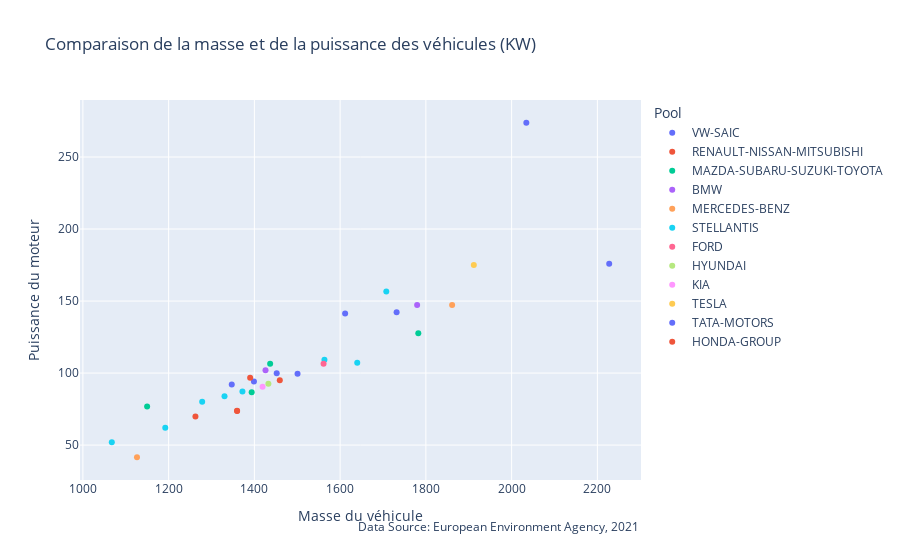

Here is the notebook cell this chart was saved with:
### Code cell
makers.plot_mass_engine_scatter(save=True, format='html')

### Figure 1 — Plotly figure (JSON) as saved in the notebook; plotly's stock layout.template omitted (floating-point values rounded to 4 significant figures)
{"data": [{"hovertemplate": "<b>%{hovertext}</b><br><br>Pool=VW-SAIC<br>Masse du véhicule=%{x}<br>Puissance du moteur=%{y}<extra></extra>", "hovertext": [1083238, 488791, 450568, 279200, 57279, 56526, 19625], "legendgroup": "VW-SAIC", "marker": {"color": "#636efa", "symbol": "circle"}, "mode": "markers", "name": "VW-SAIC", "orientation": "v", "showlegend": true, "type": "scatter", "x": [1501.0, 1452.0, 1732.0, 1347.0, 2034.0, 1612.0, 1399.0], "xaxis": "x", "y": [99.59, 99.81, 142.2, 92.11, 273.8, 141.3, 94.09], "yaxis": "y"}, {"hovertemplate": "<b>%{hovertext}</b><br><br>Pool=RENAULT-NISSAN-MITSUBISHI<br>Masse du véhicule=%{x}<br>Puissance du moteur=%{y}<extra></extra>", "hovertext": [659267, 382646, 179229, 65144], "legendgroup": "RENAULT-NISSAN-MITSUBISHI", "marker": {"color": "#EF553B", "symbol": "circle"}, "mode": "markers", "name": "RENAULT-NISSAN-MITSUBISHI", "orientation": "v", "showlegend": true, "type": "scatter", "x": [1360.0, 1262.0, 1390.0, 1360.0], "xaxis": "x", "y": [73.88, 69.9, 96.76, 73.63], "yaxis": "y"}, {"hovertemplate": "<b>%{hovertext}</b><br><br>Pool=MAZDA-SUBARU-SUZUKI-TOYOTA<br>Masse du véhicule=%{x}<br>Puissance du moteur=%{y}<extra></extra>", "hovertext": [604083, 167457, 125008, 32769], "legendgroup": "MAZDA-SUBARU-SUZUKI-TOYOTA", "marker": {"color": "#00cc96", "symbol": "circle"}, "mode": "markers", "name": "MAZDA-SUBARU-SUZUKI-TOYOTA", "orientation": "v", "showlegend": true, "type": "scatter", "x": [1394.0, 1150.0, 1437.0, 1782.0], "xaxis": "x", "y": [86.64, 76.74, 106.5, 127.6], "yaxis": "y"}, {"hovertemplate": "<b>%{hovertext}</b><br><br>Pool=BMW<br>Masse du véhicule=%{x}<br>Puissance du moteur=%{y}<extra></extra>", "hovertext": [532425, 123467], "legendgroup": "BMW", "marker": {"color": "#ab63fa", "symbol": "circle"}, "mode": "markers", "name": "BMW", "orientation": "v", "showlegend": true, "type": "scatter", "x": [1780.0, 1426.0], "xaxis": "x", "y": [147.2, 102.0], "yaxis": "y"}, {"hovertemplate": "<b>%{hovertext}</b><br><br>Pool=MERCEDES-BENZ<br>Masse du véhicule=%{x}<br>Puissance du moteur=%{y}<extra></extra>", "hovertext": [498702, 34933], "legendgroup": "MERCEDES-BENZ", "marker": {"color": "#FFA15A", "symbol": "circle"}, "mode": "markers", "name": "MERCEDES-BENZ", "orientation": "v", "showlegend": true, "type": "scatter", "x": [1861.0, 1126.0], "xaxis": "x", "y": [147.3, 41.55], "yaxis": "y"}, {"hovertemplate": "<b>%{hovertext}</b><br><br>Pool=STELLANTIS<br>Masse du véhicule=%{x}<br>Puissance du moteur=%{y}<extra></extra>", "hovertext": [457512, 423782, 391547, 388472, 120974, 43706, 37252, 23094], "legendgroup": "STELLANTIS", "marker": {"color": "#19d3f3", "symbol": "circle"}, "mode": "markers", "name": "STELLANTIS", "orientation": "v", "showlegend": true, "type": "scatter", "x": [1372.0, 1278.0, 1192.0, 1330.0, 1640.0, 1067.0, 1563.0, 1708.0], "xaxis": "x", "y": [87.22, 80.05, 62.05, 83.94, 107.2, 52.0, 109.2, 156.6], "yaxis": "y"}, {"hovertemplate": "<b>%{hovertext}</b><br><br>Pool=FORD<br>Masse du véhicule=%{x}<br>Puissance du moteur=%{y}<extra></extra>", "hovertext": [413838], "legendgroup": "FORD", "marker": {"color": "#FF6692", "symbol": "circle"}, "mode": "markers", "name": "FORD", "orientation": "v", "showlegend": true, "type": "scatter", "x": [1561.0], "xaxis": "x", "y": [106.5], "yaxis": "y"}, {"hovertemplate": "<b>%{hovertext}</b><br><br>Pool=HYUNDAI<br>Masse du véhicule=%{x}<br>Puissance du moteur=%{y}<extra></extra>", "hovertext": [393686], "legendgroup": "HYUNDAI", "marker": {"color": "#B6E880", "symbol": "circle"}, "mode": "markers", "name": "HYUNDAI", "orientation": "v", "showlegend": true, "type": "scatter", "x": [1433.0], "xaxis": "x", "y": [92.57], "yaxis": "y"}, {"hovertemplate": "<b>%{hovertext}</b><br><br>Pool=KIA<br>Masse du véhicule=%{x}<br>Puissance du moteur=%{y}<extra></extra>", "hovertext": [392970], "legendgroup": "KIA", "marker": {"color": "#FF97FF", "symbol": "circle"}, "mode": "markers", "name": "KIA", "orientation": "v", "showlegend": true, "type": "scatter", "x": [1419.0], "xaxis": "x", "y": [90.47], "yaxis": "y"}, {"hovertemplate": "<b>%{hovertext}</b><br><br>Pool=TESLA<br>Masse du véhicule=%{x}<br>Puissance du moteur=%{y}<extra></extra>", "hovertext": [126302], "legendgroup": "TESLA", "marker": {"color": "#FECB52", "symbol": "circle"}, "mode": "markers", "name": "TESLA", "orientation": "v", "showlegend": true, "type": "scatter", "x": [1912.0], "xaxis": "x", "y": [175.0], "yaxis": "y"}, {"hovertemplate": "<b>%{hovertext}</b><br><br>Pool=TATA-MOTORS<br>Masse du véhicule=%{x}<br>Puissance du moteur=%{y}<extra></extra>", "hovertext": [48537], "legendgroup": "TATA-MOTORS", "marker": {"color": "#636efa", "symbol": "circle"}, "mode": "markers", "name": "TATA-MOTORS", "orientation": "v", "showlegend": true, "type": "scatter", "x": [2228.0], "xaxis": "x", "y": [176.0], "yaxis": "y"}, {"hovertemplate": "<b>%{hovertext}</b><br><br>Pool=HONDA-GROUP<br>Masse du véhicule=%{x}<br>Puissance du moteur=%{y}<extra></extra>", "hovertext": [38446], "legendgroup": "HONDA-GROUP", "marker": {"color": "#EF553B", "symbol": "circle"}, "mode": "markers", "name": "HONDA-GROUP", "orientation": "v", "showlegend": true, "type": "scatter", "x": [1459.0], "xaxis": "x", "y": [95.04], "yaxis": "y"}], "layout": {"annotations": [{"showarrow": false, "text": "Data Source: European Environment Agency, 2021", "x": 1, "xanchor": "right", "xref": "paper", "y": -0.15, "yanchor": "auto", "yref": "paper"}], "legend": {"title": {"text": "Pool"}, "tracegroupgap": 0}, "title": {"text": "Comparaison de la masse et de la puissance des véhicules (KW)"}, "xaxis": {"anchor": "y", "domain": [0, 1], "title": {"text": "Masse du véhicule"}}, "yaxis": {"anchor": "x", "domain": [0, 1], "title": {"text": "Puissance du moteur"}}}}
